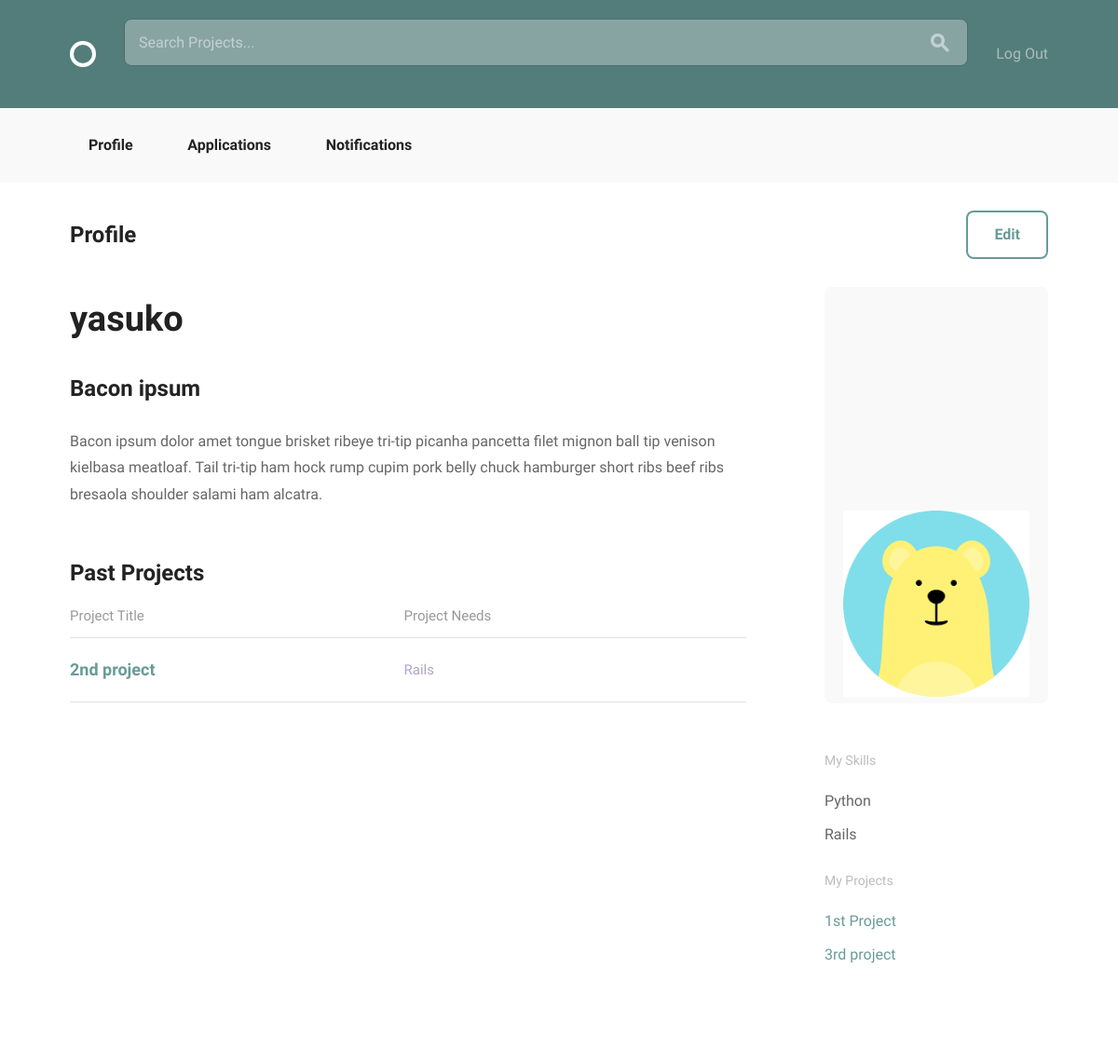
The app's page /accounts/profile/3/ (signed in), older data.
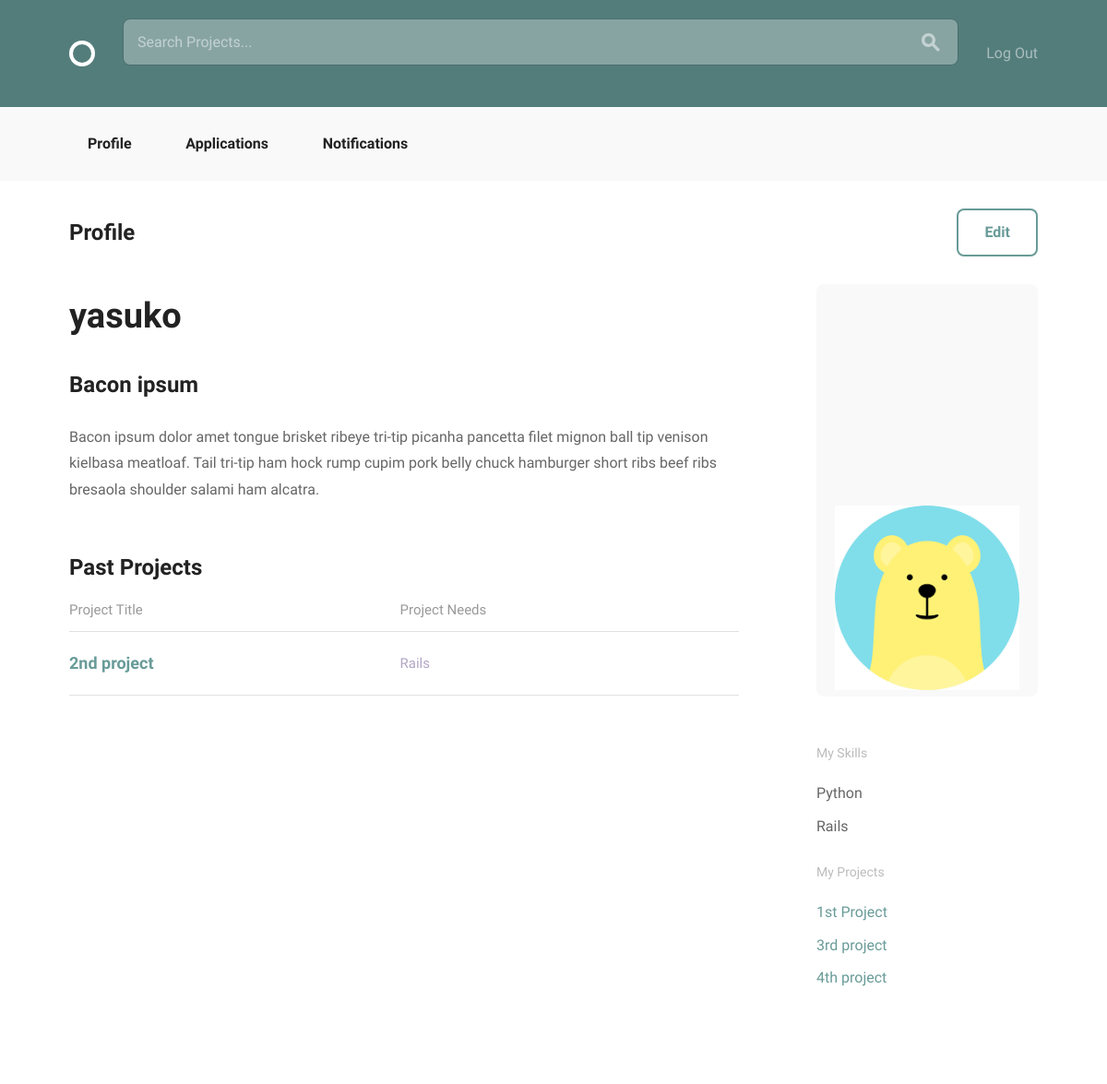
The same page, newer data.
### projects/models.py (models this page shows, shortened)
class Application(models.Model):
    applicant = models.ForeignKey(
        settings.AUTH_USER_MODEL,
        related_name="applicaion"
    )
    position = models.ForeignKey(Position)
    status = models.CharField(max_length=20)

class Position(models.Model):
    ANDROID = "Android"
    DESIGN = "Design"
    JAVA = "Java"
    PHP = "PHP"
    PYTHON = "Python"
    RAILS = "Rails"
    WORDPRESS = "Wordpress"
    iOS = "iOS"
    SKILLES_CHOICES = (
        (ANDROID, "Android Developer"),
        (DESIGN, "Designer"),
        (JAVA, "Java Developer"),
        (PHP, "PHP Developer"),
        (PYTHON, "Python Developer"),
        (RAILS, "Rails Developer"),
        (WORDPRESS, "Wordpress Developer"),
        (iOS, "iOS Developer")
    )
    project = models.ForeignKey(
        Project,
        null=True,
        related_name="positions",
        on_delete=models.CASCADE)
    title = models.CharField(max_length=100)
    description = models.TextField(max_length=500)
    skill = models.CharField(max_length=20, choices=SKILLES_CHOICES, default="")
    position_filled = models.BooleanField(default=False)
    applicants = models.ManyToManyField(
        settings.AUTH_USER_MODEL,
        through='Application')

class Project(models.Model):
    user = models.ForeignKey(settings.AUTH_USER_MODEL, null=True)
    title = models.CharField(max_length=100)
    description = models.TextField(max_length=500)
    estimated_time = models.IntegerField()
    requirements = models.CharField(max_length=100)

### accounts/models.py (models this page shows)
class Skill(models.Model):
    user = models.ForeignKey(settings.AUTH_USER_MODEL, null=True)
    name = models.CharField(max_length=20, choices=SKILLES_CHOICES)
    def __str__(self):
        return self.name

### accounts/views.py (the view)
@login_required
def profile_detail(request, pk):
    profile = get_object_or_404(models.User, pk=pk)
    skills = models.Skill.objects.filter(user_id=pk)
    projects = Project.objects.filter(user_id=pk)
    applications = Application.objects.filter(
                        applicant=request.user,
                        status='accept')
    return render(request, 'accounts/profile_detail.html', {
            'profile': profile,
            'skills': skills,
            'projects': projects ,
            'applications': applications })

### projects/templatetags/project_extras.py (called while the page is built)
@register.filter('markdown_to_html')
def markdown_to_html(markdown_text):
    html_body = markdown2.markdown(markdown_text)
    return mark_safe(html_body)

### accounts/templates/accounts/profile_detail.html
{% extends "layout.html" %}
{% load static from staticfiles %}
{% load project_extras %}
{% block body_content %}
<div class="bounds circle--page">
    <div class="circle--page--header circle--fluid">
        <div class="circle--fluid--cell circle--fluid--primary">
            <h2>Profile</h2>
        </div>
        {% if profile.id == request.user.id %}
            <div class="circle--fluid--cell circle--fluid--secondary">
                <a class="button icon-on-left" href="{% url 'accounts:edit' pk=user.id %}">Edit</a>
            </div>
        {% endif %}
    </div>
    <div class="grid-70">
        <div class="circle--article--body">
              <h1>{{ profile.username }}</h1>
              {{ profile.bio | markdown_to_html }}
        </div>
        <h2>Past Projects</h2>
        <table class="u-full-width circle--table">
            <thead>
                <tr>
                    <th>Project Title</th>
                    <th class="circle--cell--right">Project Needs</th>
                </tr>
            </thead>
            <tbody>
                {% for application in applications %}
                    <tr class="clickable-row" data-href="{% url 'projects:project_detail' pk=application.position.project.pk %}">
                        <td>
                            <h3>{{ application.position.project.title }}</h3>
                        </td>
                        <td class="circle--cell--right">
                            <span class="secondary-label">{{ application.position.skill }}</sapn>
                        </td>
                    </tr>
                {% endfor %}
            </tbody>
        </table>
    </div>
    <div class="grid-25 grid-push-5">
        <div class="circle--secondary--module">
            <div class="circle--primary--avatar">
                {% if profile.image %}
                    <img src="{{ profile.image.url }}" height=200 width=200 alt="profile image"/>
                {% endif %}
            </div>
        </div>
        <div class="circle--secondary--module">
            <h4>My Skills</h4>
            <ul class="unloaded">
                {% for skill in skills %}
                <li>{{ skill }}</li>
                {% endfor %}
            </ul>
            <h4>My Projects</h4>
            <ul class="circle--link--list">
                {% for project in projects %}
                <li><a href="{% url 'projects:project_detail' pk=project.pk %}">{{ project.title }}</a></li>
                {% endfor %}
            </ul>
        </div>
    </div>
</div>
{% endblock %}

Row changes from the older to the newer data that the page shows:
added Project: title "4th project"
